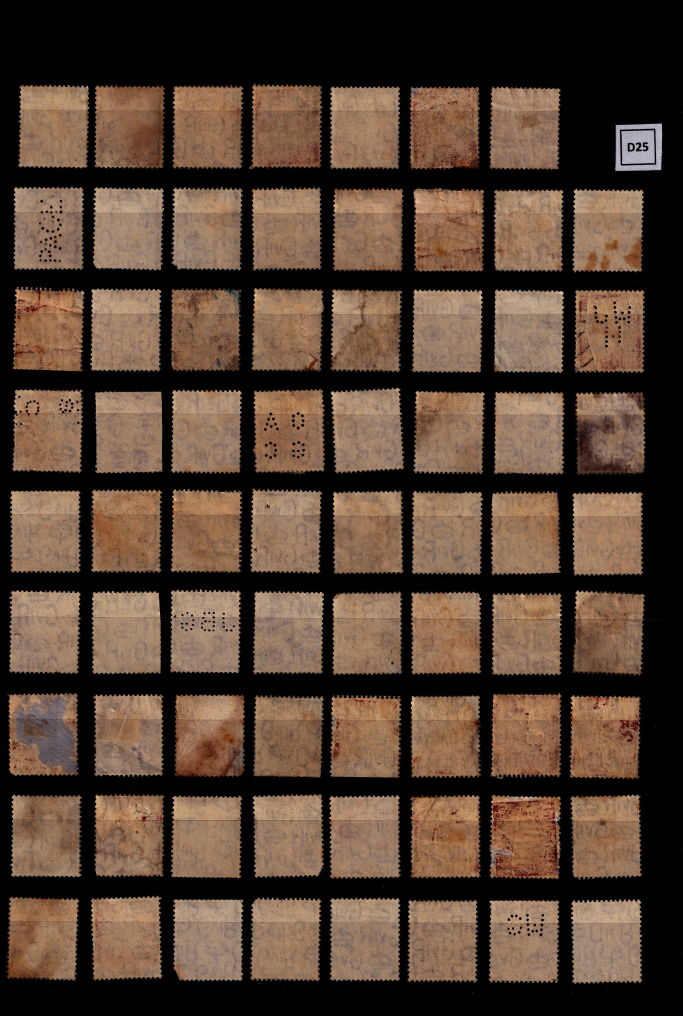
#> input picture boxed_stamps.jpg, 2048 x 3046 px (shown at 1/3 size)
$ python detect_stamps.py --input boxed_stamps.jpg
#> lines starting #> are read from the running program, lines starting #| are printed output that depends on the picture; after the words box and inside, x2 and y2 are one past the last pixel; in counts of white or black regions, pixels touching at a corner belong together
#!/usr/bin/env python3
"""
detect_stamp_boxes_with_margin_and_size_filter.py  –  v3

• Detects stamps on a 3024×4032 album-page scan.
• Closes perforation holes, then dilates the mask so the outer teeth
  are guaranteed to be inside the contour.
• Filters out any detected region that is smaller than a minimum area,
  a minimum width, or a minimum height.
• Enlarges each bounding box by either --pad-px or --pad-pct on top of that.
• Draws rectangles and spits out an HTML <map>.

-------------------------------------------------
pip install opencv-python numpy
-------------------------------------------------
"""

from __future__ import annotations
import cv2
import numpy as np
import argparse
from pathlib import Path


# ────────────────────────────── CLI ────────────────────────────── #

def parse_args():
    p = argparse.ArgumentParser(formatter_class=argparse.ArgumentDefaultsHelpFormatter)

    p.add_argument("-i", "--input", required=True,
                   help="Path to the 3024×4032 scan.")
    p.add_argument("-o", "--output", default="boxed_stamps.jpg",
                   help="Image with red rectangles.")
    p.add_argument("--min-area", type=int, default=100_000,
                   help="Ignore contours smaller than this (px²).")
    p.add_argument("--min-width", type=int, default=0,
                   help="Ignore detected boxes narrower than this many pixels.")
    p.add_argument("--min-height", type=int, default=0,
                   help="Ignore detected boxes shorter than this many pixels.")

    # extra dilation step
    p.add_argument("--dilate-px", type=int, default=6,
                   help="Grow the stamp mask outward by this many pixels per side "
                        "before boxing (catches faint perforations).")

    pad = p.add_mutually_exclusive_group()
    pad.add_argument("--pad-pct", type=float, default=0.05,
                     help="Extra margin per side as a fraction of box size.")
    pad.add_argument("--pad-px", type=int, default=None,
                     help="Fixed extra pixels per side (overrides --pad-pct).")

    p.add_argument("--debug", action="store_true",
                   help="Show intermediate images.")
    return p.parse_args()


# ────────────────────── IMAGE PRE-PROCESSING ───────────────────── #

def make_mask(gray: np.ndarray, debug=False) -> np.ndarray:
    """Binary mask: stamps = white."""
    # blur → Otsu threshold (INV) → close (15×15) → open (5×5)
    blurred = cv2.GaussianBlur(gray, (5, 5), 0)
    _, th = cv2.threshold(blurred, 0, 255,
                           cv2.THRESH_BINARY_INV | cv2.THRESH_OTSU)
    th = cv2.morphologyEx(th, cv2.MORPH_CLOSE,
                          cv2.getStructuringElement(cv2.MORPH_RECT, (15, 15)),
                          iterations=2)
    th = cv2.morphologyEx(th, cv2.MORPH_OPEN,
                          cv2.getStructuringElement(cv2.MORPH_RECT, (5, 5)),
                          iterations=1)
    if debug:
        cv2.imshow("mask after close+open", th); cv2.waitKey(0)
        cv2.destroyAllWindows()
    return th


def dilate_mask(mask: np.ndarray, px: int, debug=False) -> np.ndarray:
    if px <= 0:
        return mask
    k = 2 * px + 1
    kernel = cv2.getStructuringElement(cv2.MORPH_RECT, (k, k))
    dil = cv2.dilate(mask, kernel, iterations=1)
    if debug:
        cv2.imshow(f"mask after {px}px dilation", dil); cv2.waitKey(0)
        cv2.destroyAllWindows()
    return dil


# ───────────────────────── BOX LOGIC ───────────────────────────── #

def find_boxes(mask: np.ndarray, img_hw: tuple[int, int],
               min_area: int, min_w: int, min_h: int,
               pad_px: int | None, pad_pct: float) -> list[tuple[int,int,int,int]]:
    H, W = img_hw
    cnts, _ = cv2.findContours(mask, cv2.RETR_EXTERNAL, cv2.CHAIN_APPROX_SIMPLE)
    raw = []
    for c in cnts:
        area = cv2.contourArea(c)
        if area < min_area:
            continue
        x, y, w, h = cv2.boundingRect(c)
        if w < min_w or h < min_h:
            continue
        if x == 0 or y == 0 or x + w == W or y + h == H:
            continue
        raw.append((x, y, w, h))

    # enlarge per user pad
    boxes = []
    for x, y, w, h in raw:
        padx = pad_px if pad_px is not None else int(w * pad_pct)
        pady = pad_px if pad_px is not None else int(h * pad_pct)
        x1 = max(0, x - padx)
        y1 = max(0, y - pady)
        x2 = min(W - 1, x + w + padx)
        y2 = min(H - 1, y + h + pady)
        boxes.append((x1, y1, x2, y2))
    return boxes


# ───────────────────── IMAGE-MAP GENERATOR ─────────────────────── #

def to_imagemap(boxes, name="albumpage"):
    parts = []
    for i, (x1, y1, x2, y2) in enumerate(boxes, 1):
        parts.append(f'<area id="{i}" shape="rect" '
                     f'coords="{x1},{y1},{x2},{y2}" '
                     f'alt="Stamp" href="javascript:void(0)">')
    return f'<map name="{name}">' + "".join(parts) + "</map>"


# ────────────────────────────── MAIN ───────────────────────────── #

def main():
    a = parse_args()
    img = cv2.imread(a.input)
#> img is the input picture: shape (3046, 2048, 3); mean B, G, R 52, 66, 85.7
    if img is None:
        raise FileNotFoundError(a.input)
    H, W = img.shape[:2]
#> H = 3046; W = 2048
    print(f"loaded {W}×{H}")
#| loaded 2048×3046

    mask = make_mask(cv2.cvtColor(img, cv2.COLOR_BGR2GRAY), a.debug)
#> in make_mask, `blurred = cv2.GaussianBlur(gray, (5, 5), 0)`:
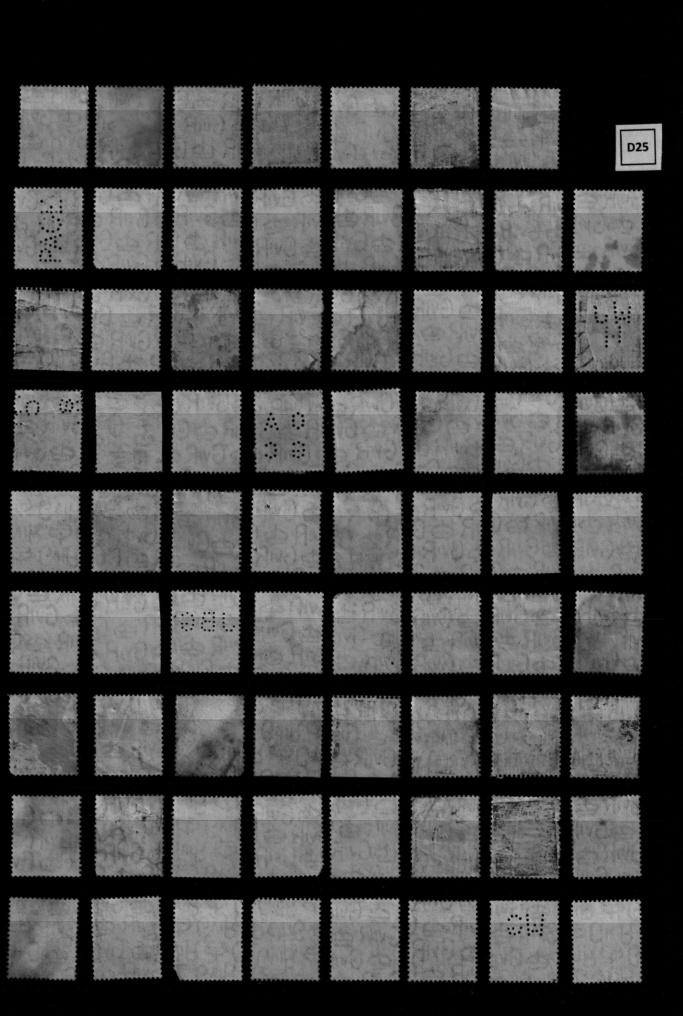
#> blurred: shape (3046, 2048) (shown at 1/3 size); min 0, max 208, mean 70.3
#> in make_mask, `_, th = cv2.threshold(blurred, 0, 255, cv2.THRESH_BINARY_INV | cv2.THR..`:
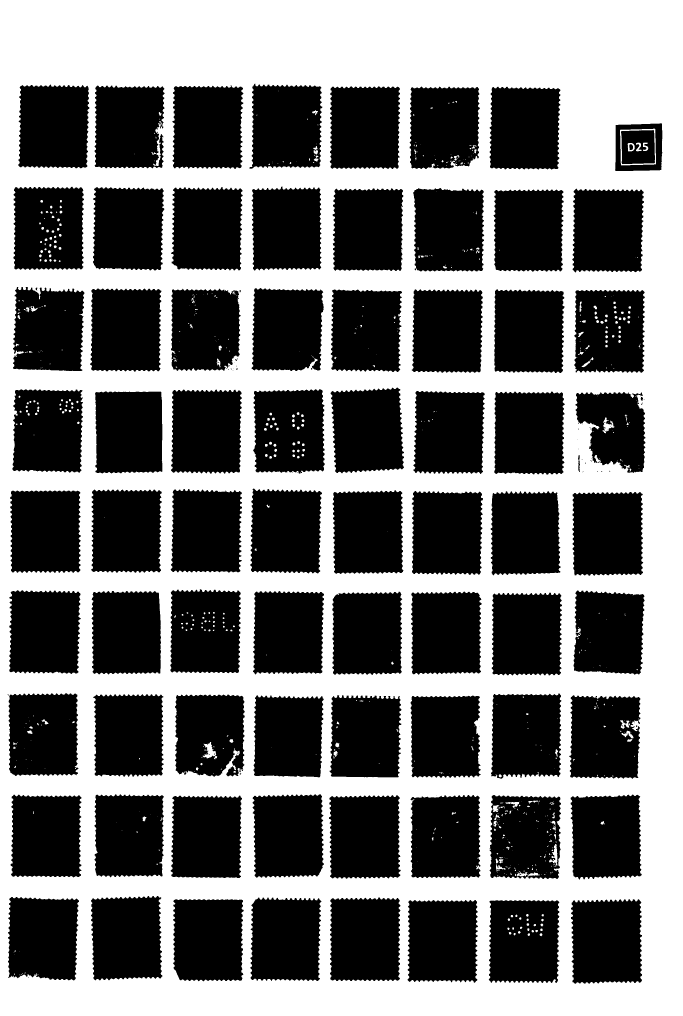
#> th: shape (3046, 2048) (shown at 1/3 size); 44.4% white; 719 white regions (425 under 20 px), largest, box (x1, y1, x2, y2) and area: (0, 0, 2048, 3046) 2748195, (1860, 386, 1968, 496) 1532, (608, 2226, 652, 2278) 989
#> in make_mask, `th = cv2.morphologyEx(th, cv2.MORPH_CLOSE, cv2.getStructuringElement(c..`:
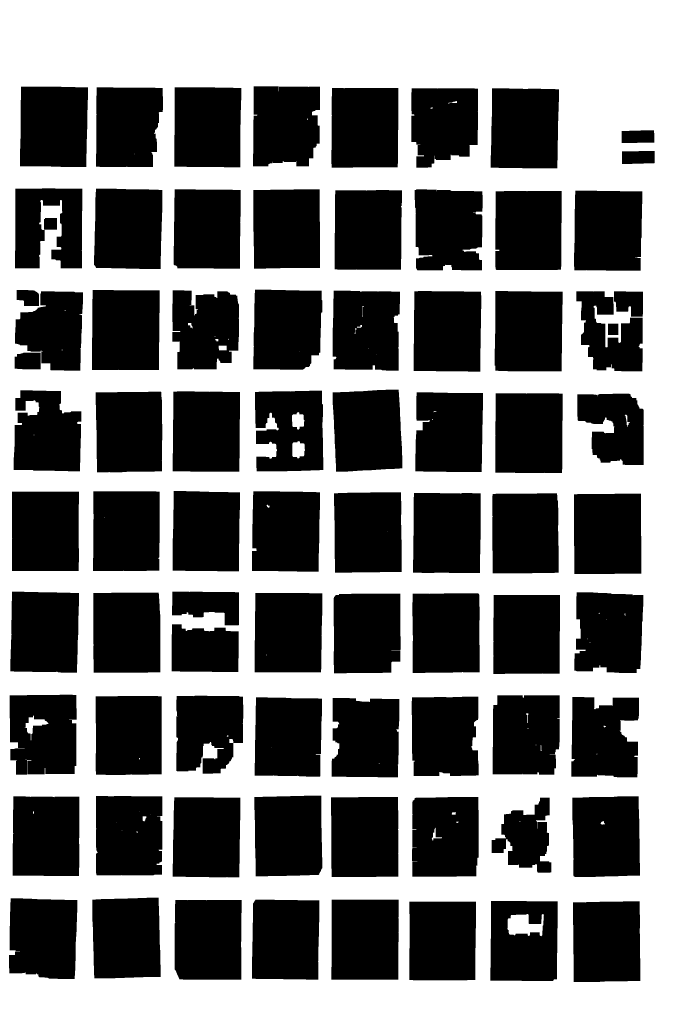
#> th: shape (3046, 2048) (shown at 1/3 size); 48% white; 58 white regions (34 under 20 px), largest, box (x1, y1, x2, y2) and area: (0, 0, 2048, 3046) 2985099, (1522, 2742, 1632, 2809) 4887, (74, 2147, 145, 2221) 1632
#> in make_mask, `th = cv2.morphologyEx(th, cv2.MORPH_OPEN, cv2.getStructuringElement(cv..`: th: shape (3046, 2048); 48% white; 22 white regions, largest, box (x1, y1, x2, y2) and area: (0, 0, 2048, 3046) 2976029, (1781, 905, 1893, 1042) 5015, (1523, 2743, 1631, 2807) 4868
    mask = dilate_mask(mask, a.dilate_px, a.debug)
#> in dilate_mask, `dil = cv2.dilate(mask, kernel, iterations=1)`:
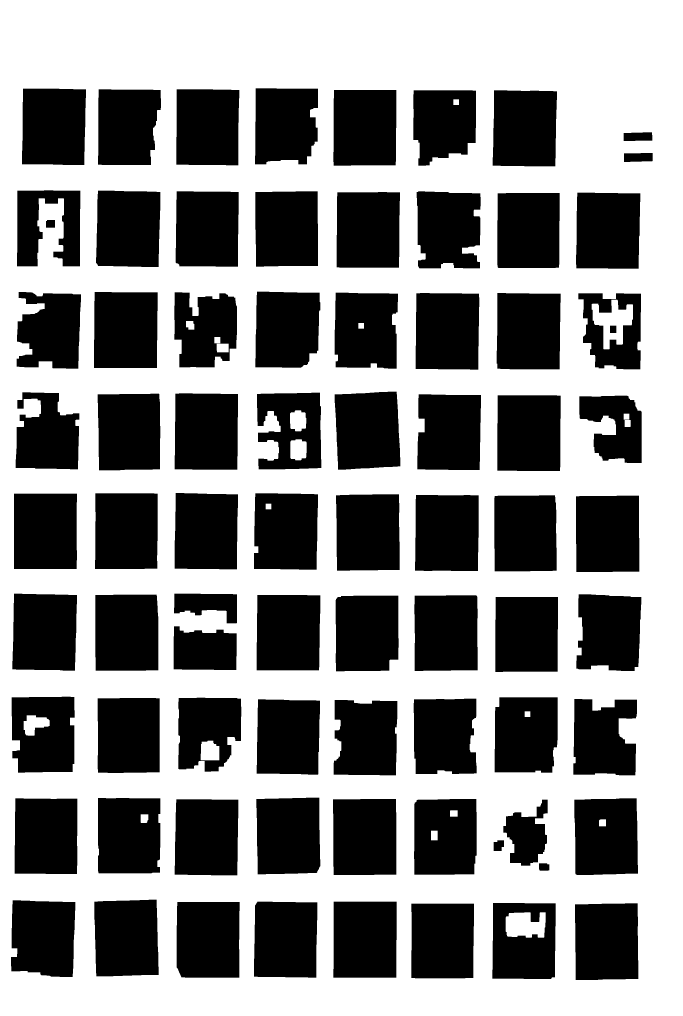
#> dil: shape (3046, 2048) (shown at 1/3 size); 54.6% white; 78 black regions, largest, box (x1, y1, x2, y2) and area: (1728, 1487, 1918, 1716) 43087, (1000, 2705, 1190, 2933) 43005, (282, 876, 473, 1104) 42986

    boxes = find_boxes(mask,
                       (H, W),
                       min_area=a.min_area,
                       min_w=a.min_width,
                       min_h=a.min_height,
                       pad_px=a.pad_px,
                       pad_pct=a.pad_pct)
#> in find_boxes, `cnts, _ = cv2.findContours(mask, cv2.RETR_EXTERNAL, cv2.CHAIN_APPROX_S..`: cnts = [[[0, 0], [0, 3045], [2047, 3045], [2047, 0]]]
#> the loop in find_boxes, `for c in cnts:` made 1 pass
#> (c, area, x, y, w, h) on pass 1: ([[0, 0], [0, 3045], [2047, 3045], [2047, 0]], 6233115, 0, 0, 2048, 3046)
#> after the loop in find_boxes, `for c in cnts:`: raw = []
#> boxes = []
    print(f"{len(boxes)} stamps found")
#| 0 stamps found

    # draw
    vis = img.copy()
    for x1, y1, x2, y2 in boxes:
        cv2.rectangle(vis, (x1, y1), (x2, y2), (0, 0, 255), 2)
#> this loop made 0 passes
    cv2.imwrite(a.output, vis)
    print("boxed image →", a.output)

    html = to_imagemap(boxes)
#> html = '<map name="albumpage"></map>'
    Path("albumpage_map.html").write_text(html, encoding="utf-8")
    print("image-map written to albumpage_map.html\n")
    print(html)
#| <map name="albumpage"></map>


if __name__ == "__main__":
    main()
